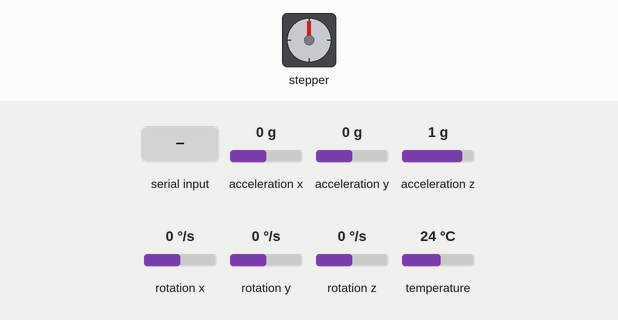
Recording of a sketch running on a simulated Arduino Uno, built with avr-gcc and run on an emulated ATmega328P. Shown: stepper motor. Inputs (shaded band) come from the test bench; at power-on: rotation x 0 °/s, acceleration x 0 g, acceleration y 0 g, acceleration z 1 g, rotation y 0 °/s, rotation z 0 °/s, temperature 24 °C. Stepper angles assume 200 steps per turn; what the sketch prints to the serial monitor is not drawn.

Above: at 0.9 s.
1.0 s: "1" received over Serial
At 1.5 s:
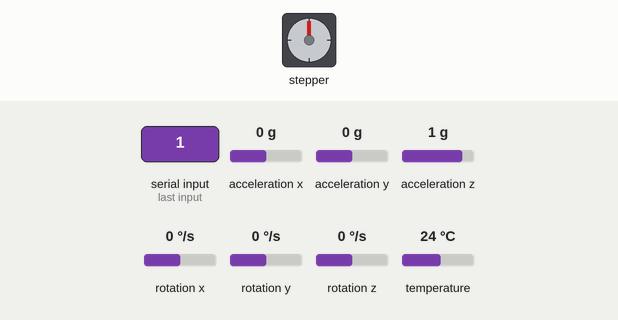
2.6 s: rotation x set to -2 °/s
8.6 s: rotation x set to -68 °/s
11.6 s: rotation x set to -57 °/s
At 12.4 s:
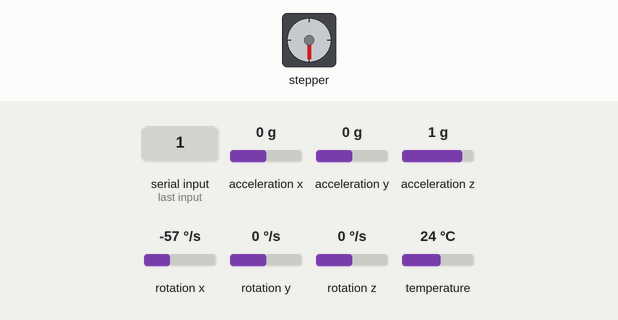
Timing chart, 0 to 14.6 s (numbered marks = the images above; inputs shaded):
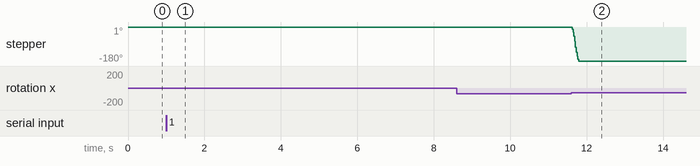

Measured:
- after the input at 1.0 s, stepper: goes 1° 0.01 s, then 0°, starting after 0.10 s
- after the input at 11.6 s, stepper: turns 180° counter-clockwise in 0.17 s, starting at once

The sketch:

KiikingControls.ino
```cpp
#include <Adafruit_MPU6050.h>
#include <Adafruit_Sensor.h>
#include <AccelStepper.h>
#include <Wire.h>

Adafruit_MPU6050 mpu;

#define dirPin 7
#define stepPin 6
#define motorInterfaceType 1

AccelStepper stepper = AccelStepper(motorInterfaceType, stepPin, dirPin);

float targetPos = -100;
float maxVelocity = 0;
float prevMaxVelocity = 0;
float maxAcceleration = 0;
float prevGyro[4];
float prevTime[4];
float prevAccel[4];
int numBuffer = 0;
float pauseIter = 0;
bool pauseMotor = false;

void setup(void) {
  Serial.begin(115200);

  // Try to initialize!
  if (!mpu.begin()) {
    Serial.println("Failed to find MPU6050 chip");
    while (1) {
      delay(10);
    }
  }

  // wait for ready
  Serial.println(F("\nSend any character to begin DMP programming and demo: "));
  while (Serial.available() && Serial.read());  // empty buffer
  while (!Serial.available());  // wait for data
  while (Serial.available() && Serial.read());  // empty buffer again

  // set accelerometer range to +-8G
  mpu.setAccelerometerRange(MPU6050_RANGE_16_G);

  // set gyro range to +- 500 deg/s
  mpu.setGyroRange(MPU6050_RANGE_1000_DEG);

  // set filter bandwidth to 21 Hz
  mpu.setFilterBandwidth(MPU6050_BAND_21_HZ);

  stepper.setMaxSpeed(40000);
  stepper.setAcceleration(10000);

  stepper.setSpeed(10000);
  delay(100);
}

void loop() {
  /* Get new sensor events with the readings */
  sensors_event_t a, g, temp;
  mpu.getEvent(&a, &g, &temp);

  Serial.print("Sens");
  Serial.print(",");

  /* Print out the values */

  float velN = 0.5;
  float accelN = 0.1;
  float velThresh = 1;      // squat
  //float accelThresh = (0.638 + 0.1)*pow(prevMaxVelocity/10,2)+0.5;  // stand
  float accelThresh = 1;
  float position = 100;

  float accelS = a.acceleration.z+0.3;
  float gyro = g.gyro.x + 0.1;
  float previousGyro = prevGyro[0];
  float time = g.timestamp;
  float timestep = time - prevTime[3];
  float changeGyro = 90*(gyro - prevGyro[1])/(timestep);
  float logicOne = changeGyro/gyro;
  float accel = changeGyro;

  //Serial.print("Var");
  //Serial.print(",");

  //numBuffer = numBuffer-1;

  pauseMotor = false;
  if (timestep > 50){
    pauseMotor = true;
    pauseIter = 1;
  }

  if (pauseIter == 0) {
    pauseMotor = false;
  } else if (pauseIter <= 10) {
    pauseMotor = true;
    pauseIter = pauseIter+1;
  } else {
    pauseIter = 0;
    pauseMotor = false;
  }

  //pauseMotor = true;

  //Serial.print("IterPause");
  //Serial.print(",");

  //else if (numBuffer > 0)
    //pauseMotor = true;

  //Serial.print(a.acceleration.x);
  //Serial.print(",");
  //Serial.print(timestep/200);
  //Serial.print(",");
  //Serial.print(-2);
  //Serial.print(",");
  //Serial.print(2);
  //Serial.print(",");
  //Serial.print(stepper.currentPosition()/position+0.5);
  //Serial.print(",");
  //Serial.print(accel);
  //Serial.print(",");
  //Serial.print(a.acceleration.z);
  //Serial.print(", ");
  //Serial.print(pauseIter);
  //Serial.print(",");
  //Serial.print(prevMaxVelocity);
  //Serial.print(",");
  //Serial.print(gyro);
  //Serial.print(",");
  //Serial.print(changeGyro);
  //Serial.print(",");
  //Serial.print(accelS);
  //Serial.println(",");
  //Serial.print(numBuffer);
  //Serial.println("");
  //Serial.print(g.gyro.y);
  //Serial.print(",");
  //Serial.print(g.gyro.z);
  //Serial.println("");

  if (pauseMotor){
  } else if (((gyro < -velN) && (prevAccel[2] <= -accelThresh && accel >= -accelThresh)) || ((gyro > velN) && (prevAccel[2] >= accelThresh && accel <= accelThresh))) {
    stepper.runToNewPosition(0);  // stand
    numBuffer = 0;
  } else if (((accel > accelN) && (prevGyro[2] <= -velThresh && gyro >= -velThresh)) || ((accel < -accelN) && (prevGyro[2] >= velThresh && gyro <= velThresh))) {
    stepper.runToNewPosition(-position);  // squat
    numBuffer = 0;
  } else {
  }
  stepper.run();

  //Serial.print("Motor");
  //Serial.print(",");

  if (gyro*prevGyro[0] >= 0) { // If swing is going in one direction
    if (abs(gyro) >= maxVelocity){  // Update max velocity if necessary
        maxVelocity = abs(gyro);
    } else {}
  } else { // If swing changed direction
    prevMaxVelocity = maxVelocity;  // Store previous max velocity
    maxVelocity = 0;                // Reset max velocity
  }

  //Serial.print("MaxVel");
  //Serial.print(",");

  prevGyro[3] = prevGyro[2];
  prevGyro[2] = prevGyro[1];
  prevGyro[1] = prevGyro[0];
  prevGyro[0] = gyro;

  prevAccel[3] = prevAccel[2];
  prevAccel[2] = prevAccel[1];
  prevAccel[1] = prevAccel[0];
  prevAccel[0] = accel;

  prevTime[3] = prevTime[2];
  prevTime[2] = prevTime[1];
  prevTime[1] = prevTime[0];
  prevTime[0] = time;

  Serial.print(prevMaxVelocity);
  Serial.print(",");
  Serial.print(accelThresh);
  Serial.print(",");
  Serial.print(-accelThresh);
  Serial.print(",");
  Serial.print(gyro);
  Serial.print(",");
  Serial.print(accel);
  Serial.println("");
}
```
